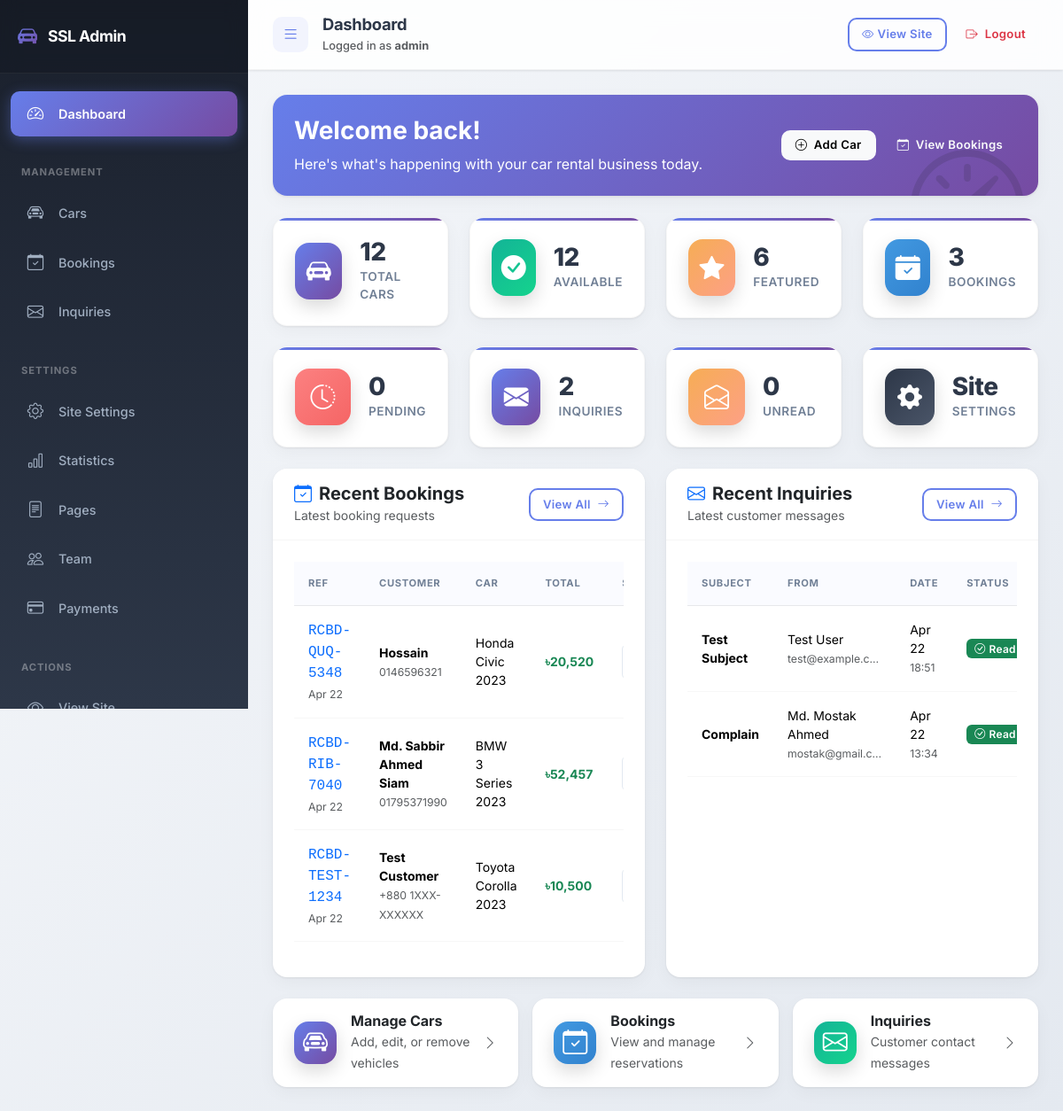
Page /dashboard/ (signed in) on the earlier database version.
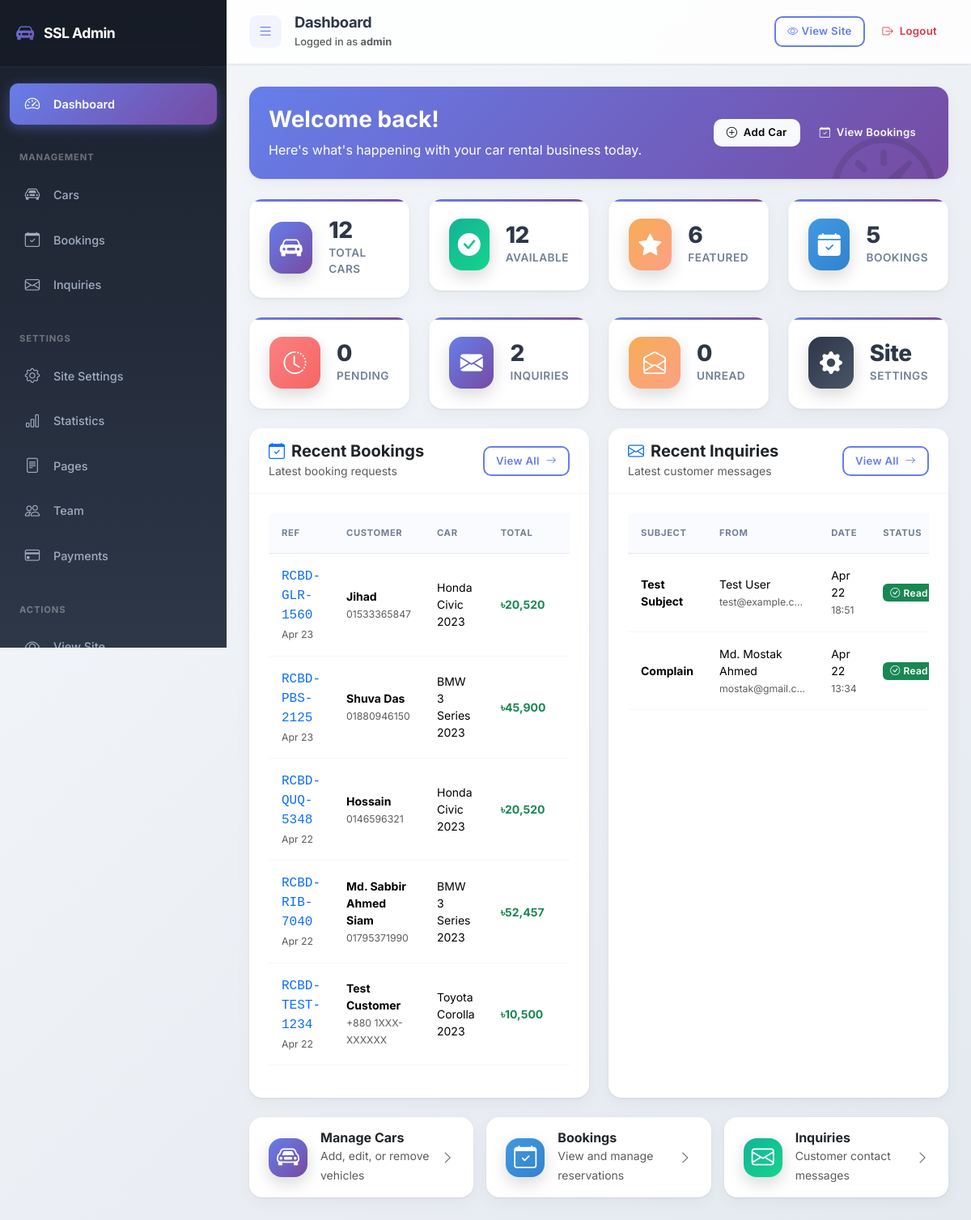
Same page on the later database version.
### pages/models.py (models this page shows, shortened)
class Booking(models.Model):
    STATUS_CHOICES = [
        ('pending', 'Pending'),
        ('confirmed', 'Confirmed'),
        ('cancelled', 'Cancelled'),
        ('completed', 'Completed'),
    ]
    car = models.ForeignKey(Car, on_delete=models.CASCADE, related_name='bookings')
    customer_name = models.CharField(max_length=100)
    customer_email = models.EmailField()
    customer_phone = models.CharField(max_length=20)
    nid_passport = models.CharField(max_length=50, blank=True, default='', verbose_name='NID/Passport')
    pickup_date = models.DateField()
    dropoff_date = models.DateField()
    pickup_location = models.CharField(max_length=200)
    dropoff_location = models.CharField(max_length=200)
    rental_days = models.PositiveIntegerField()
    daily_rate = models.PositiveIntegerField()
    subtotal = models.PositiveIntegerField()
    discount = models.FloatField(default=0)
    total = models.PositiveIntegerField()
    booking_reference = models.CharField(max_length=50, unique=True)
    status = models.CharField(max_length=20, choices=STATUS_CHOICES, default='pending')
    notes = models.TextField(blank=True)
    email_verified = models.BooleanField(default=False)
    otp_code = models.CharField(max_length=6, blank=True)
    otp_created_at = models.DateTimeField(null=True, blank=True)
    created_at = models.DateTimeField(auto_now_add=True)
    updated_at = models.DateTimeField(auto_now=True)
    class Meta:
        ordering = ['-created_at']
        verbose_name = 'Booking'
        verbose_name_plural = 'Bookings'

class Car(models.Model):
    TRANSMISSION_CHOICES = [
        ('automatic', 'Automatic'),
        ('manual', 'Manual'),
    ]
    FUEL_CHOICES = [
        ('petrol', 'Petrol'),
        ('diesel', 'Diesel'),
        ('hybrid', 'Hybrid'),
        ('electric', 'Electric'),
    ]
    CATEGORY_CHOICES = [
        ('sedan', 'Sedan'),
        ('suv', 'SUV'),
        ('hatchback', 'Hatchback'),
        ('luxury', 'Luxury'),
        ('pickup', 'Pickup'),
    ]
    name = models.CharField(max_length=100)
    slug = models.SlugField(max_length=100, unique=True)
    category = models.CharField(max_length=20, choices=CATEGORY_CHOICES)
    price_daily = models.PositiveIntegerField()
    price_weekly = models.PositiveIntegerField()
    price_monthly = models.PositiveIntegerField()
    image = models.ImageField(upload_to='cars/', blank=True, null=True)
    image_url = models.URLField(blank=True, null=True, help_text="External image URL if not uploading")
    transmission = models.CharField(max_length=20, choices=TRANSMISSION_CHOICES)
    fuel_type = models.CharField(max_length=20, choices=FUEL_CHOICES)
    seats = models.PositiveSmallIntegerField()
    luggage = models.PositiveSmallIntegerField()
    ac = models.BooleanField(default=True)
    engine = models.CharField(max_length=20, blank=True)
    mileage = models.CharField(max_length=30, blank=True)
    features = models.JSONField(default=list, blank=True)
    description = models.TextField(blank=True)
    available = models.BooleanField(default=True)
    featured = models.BooleanField(default=False)
    created_at = models.DateTimeField(auto_now_add=True)
    updated_at = models.DateTimeField(auto_now=True)
    class Meta:
        ordering = ['-created_at']
        verbose_name = 'Car'
        verbose_name_plural = 'Cars'

class ContactInquiry(models.Model):
    name = models.CharField(max_length=100)
    email = models.EmailField()
    phone = models.CharField(max_length=20, blank=True)
    subject = models.CharField(max_length=200)
    message = models.TextField()
    created_at = models.DateTimeField(auto_now_add=True)
    is_read = models.BooleanField(default=False)
    class Meta:
        ordering = ['-created_at']
        verbose_name = 'Contact Inquiry'
        verbose_name_plural = 'Contact Inquiries'

### admin_panel/views.py (the view)
# urls.py: path('', views.dashboard, name='dashboard'),
@login_required
def dashboard(request):
    today = timezone.now().date()
    stats = {
        'total_cars': Car.objects.count(),
        'available_cars': Car.objects.filter(available=True).count(),
        'featured_cars': Car.objects.filter(featured=True).count(),
        'total_bookings': Booking.objects.count(),
        'pending_bookings': Booking.objects.filter(status='pending').count(),
        'total_inquiries': ContactInquiry.objects.count(),
        'unread_inquiries': ContactInquiry.objects.filter(is_read=False).count(),
        'recent_bookings': Booking.objects.order_by('-created_at')[:5],
        'recent_inquiries': ContactInquiry.objects.order_by('-created_at')[:5],
    }
    context = {
        'stats': stats,
        'title': 'Dashboard',
    }
    return render(request, 'admin_panel/dashboard.html', context)

### admin_panel/templatetags/custom_filters.py (called while the page is built)
@register.filter(name='intcomma')
def intcomma(value):
    try:
        value = int(float(value))
        return f"{value:,}"
    except (ValueError, TypeError):
        return value

### pages/context_processors.py (called while the page is built)
def site_settings(request):
    settings = SiteSetting.objects.first()
    statistics = Statistic.objects.filter(is_active=True).order_by('order')
    payment_methods = PaymentMethod.objects.filter(is_active=True).order_by('order')
    return {
        'site_settings': settings,
        'site_statistics': statistics,
        'payment_methods': payment_methods,
    }

### admin_panel/templates/admin_panel/dashboard.html (shortened to what the changed rows need)
{% extends 'admin_panel/base.html' %}
{% load static %}
{% block content %}
<div class="card border-0 shadow-sm mb-4 overflow-hidden">
    <div class="card-body p-4" style="background: linear-gradient(135deg, #667eea 0%, #764ba2 100%); position: relative; overflow: hidden;">
        <div class="position-relative" style="z-index: 2;">
            <div class="d-flex justify-content-between align-items-center flex-wrap gap-3">
                <div class="text-white">
                    <h2 class="mb-2 fw-bold display-6" style="font-size: 1.75rem;">Welcome back!</h2>
                </div>
            </div>
        </div>
    </div>
</div>
<div class="row g-4 mb-4">
    <div class="col-lg-3 col-md-6">
        <div class="stat-card fade-in" style="animation-delay: 0.3s;">
            <div class="stat-info">
                <h3>{{ stats.total_bookings }}</h3>
                <p>Bookings</p>
            </div>
        </div>
    </div>
</div>
<div class="row g-4">
    <div class="col-lg-6">
        <div class="card h-100 border-0 shadow-sm">
            <div class="card-body">
                {% if stats.recent_bookings %}
                    <div class="table-responsive">
                        <table class="table table-hover align-middle">
                            <thead>
                                <tr>
                                    <th>Ref</th>
                                    <th>Customer</th>
                                    <th>Car</th>
                                    <th>Total</th>
                                    <th>Status</th>
                                </tr>
                            </thead>
                            <tbody>
                                {% for booking in stats.recent_bookings %}
                                <tr>
                                    <td>
                                        <code class="fs-6 text-primary">{{ booking.booking_reference }}</code>
                                        <br><small class="text-muted">{{ booking.created_at|date:"M d" }}</small>
                                    </td>
                                    <td>
                                        <strong>{{ booking.customer_name }}</strong><br>
                                        <small class="text-muted">{{ booking.customer_phone }}</small>
                                    </td>
                                    <td>{{ booking.car.name }}</td>
                                    <td>
                                        <strong class="text-success">৳{{ booking.total|floatformat:"0"|intcomma }}</strong>
                                    </td>
                                    <td>
                                    </td>
                                </tr>
                                {% endfor %}
                            </tbody>
                        </table>
                    </div>
                {% else %}
                    <div class="text-center py-4">
                        <i class="bi bi-calendar-x text-muted display-4 mb-3"></i>
                        <p class="text-muted mb-0">No bookings yet.</p>
                    </div>
                {% endif %}
            </div>
        </div>
    </div>
    <div class="col-lg-6">
        <div class="card h-100 border-0 shadow-sm">
            <div class="card-body">
                {% if stats.recent_inquiries %}
                    <div class="table-responsive">
                        <table class="table table-hover align-middle">
                            <thead>
                                <tr>
                                    <th>Subject</th>
                                    <th>From</th>
                                    <th>Date</th>
                                    <th>Status</th>
                                </tr>
                            </thead>
                            <tbody>
                                {% for inquiry in stats.recent_inquiries %}
                                <tr class="{% if not inquiry.is_read %}table-warning{% endif %}">
                                    <td>
                                        <strong>{{ inquiry.subject|truncatechars:25 }}</strong>
                                    </td>
                                    <td>
                                        {{ inquiry.name }}<br>
                                        <small class="text-muted">{{ inquiry.email|truncatechars:15 }}</small>
                                    </td>
                                    <td>
                                        {{ inquiry.created_at|date:"M d" }}
                                        <br><small class="text-muted">{{ inquiry.created_at|date:"H:i" }}</small>
                                    </td>
                                    <td>
                                        {% if inquiry.is_read %}
                                            <span class="badge bg-success">
                                                <i class="bi bi-check-circle me-1"></i>Read
                                            </span>
                                        {% else %}
                                            <span class="badge bg-warning">
                                                <i class="bi bi-envelope me-1"></i>New
                                            </span>
                                        {% endif %}
                                    </td>
                                </tr>
                                {% endfor %}
                            </tbody>
                        </table>
                    </div>
                {% else %}
                    <div class="text-center py-4">
                        <i class="bi bi-envelope-open text-muted display-4 mb-3"></i>
                        <p class="text-muted mb-0">No inquiries yet.</p>
                    </div>
                {% endif %}
            </div>
        </div>
    </div>
</div>
{% endblock %}

Differences in the rows shown:
added Booking: booking_reference "RCBD-GLR-1560", created_at "Apr 23", customer_name "Jihad", customer_phone "01533365847", car.name "Honda Civic 2023", total "20,520"
added Booking: booking_reference "RCBD-PBS-2125", created_at "Apr 23", customer_name "Shuva Das", customer_phone "01880946150", car.name "BMW 3 Series 2023", total "45,900"
Other differences:
{{ stats.total_bookings }}: "3" → "5"
